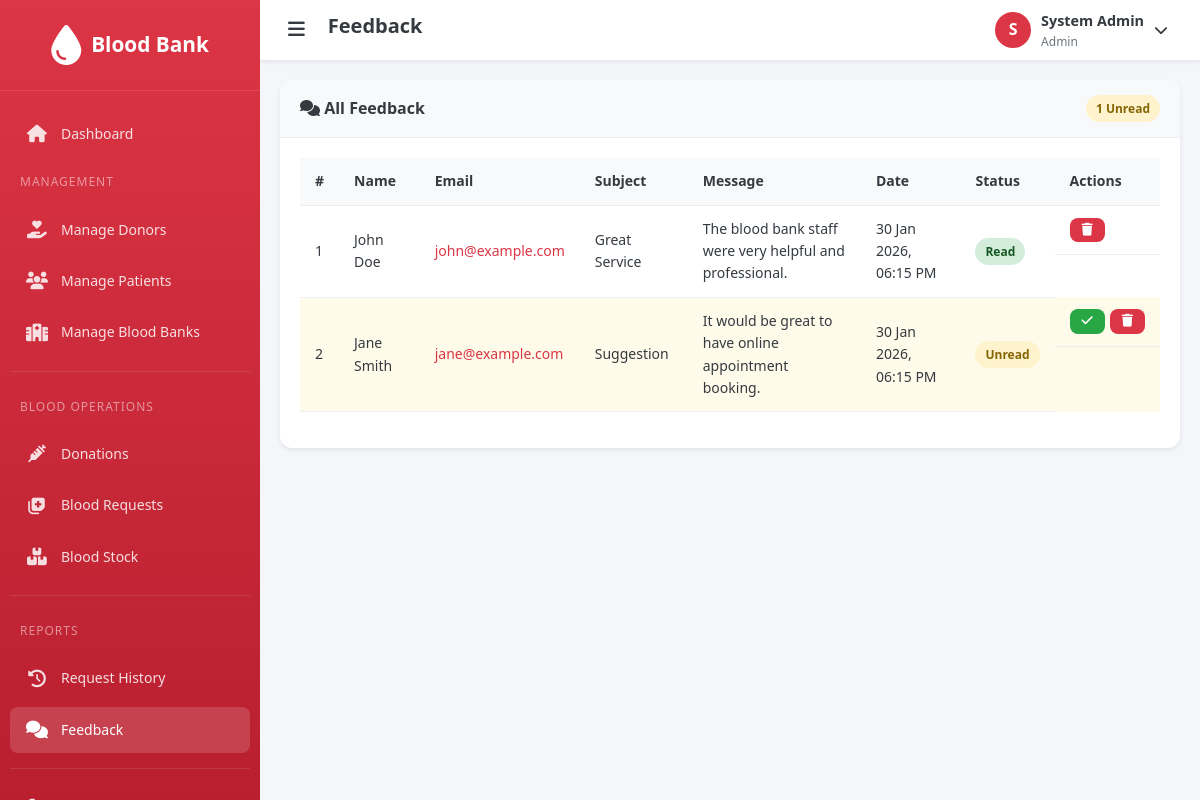
/admin/feedback.php (signed in), run on the app's committed database.
### tables this page shows
CREATE TABLE feedback (
    id INT PRIMARY KEY AUTO_INCREMENT,
    name VARCHAR(100) NOT NULL,
    email VARCHAR(100) NOT NULL,
    subject VARCHAR(200),
    message TEXT NOT NULL,
    status ENUM('unread', 'read') DEFAULT 'unread',
    created_at TIMESTAMP DEFAULT CURRENT_TIMESTAMP
);

### config/functions.php (called while the page is built, shortened)
<?php
function formatDateTime($datetime) {
    return date('d M Y, h:i A', strtotime($datetime));
}
?>

### admin/feedback.php (the view, shortened to what this page needs)
<?php
require_once '../includes/header.php';
$feedbackQuery = "SELECT * FROM feedback ORDER BY created_at DESC";
$feedbacks = mysqli_fetch_all(mysqli_query($conn, $feedbackQuery), MYSQLI_ASSOC);
$unreadCount = 0;
foreach ($feedbacks as $f) {
    if ($f['status'] === 'unread') $unreadCount++;
}
require_once '../includes/admin_sidebar.php';
?>
<div class="card">
    <div class="card-header">
        <h3><i class="fas fa-comments"></i> All Feedback</h3>
        <span class="badge badge-warning"><?php echo $unreadCount; ?> Unread</span>
    </div>
    <div class="card-body">
        <?php if (count($feedbacks) > 0): ?>
            <div class="table-responsive">
                <table class="table">
                    <thead>
                        <tr>
                            <th>#</th>
                            <th>Name</th>
                            <th>Email</th>
                            <th>Subject</th>
                            <th>Message</th>
                            <th>Date</th>
                            <th>Status</th>
                            <th>Actions</th>
                        </tr>
                    </thead>
                    <tbody>
                        <?php foreach ($feedbacks as $index => $feedback): ?>
                            <tr style="<?php echo $feedback['status'] === 'unread' ? 'background: #fffbea;' : ''; ?>">
                                <td><?php echo $index + 1; ?></td>
                                <td><?php echo htmlspecialchars($feedback['name']); ?></td>
                                <td><a href="mailto:<?php echo htmlspecialchars($feedback['email']); ?>"><?php echo htmlspecialchars($feedback['email']); ?></a></td>
                                <td><?php echo htmlspecialchars($feedback['subject'] ?? 'N/A'); ?></td>
                                <td style="max-width: 300px;"><?php echo htmlspecialchars(substr($feedback['message'], 0, 100)); ?><?php echo strlen($feedback['message']) > 100 ? '...' : ''; ?></td>
                                <td><?php echo formatDateTime($feedback['created_at']); ?></td>
                                <td>
                                    <span class="badge <?php echo $feedback['status'] === 'read' ? 'badge-success' : 'badge-warning'; ?>">
                                        <?php echo ucfirst($feedback['status']); ?>
                                    </span>
                                </td>
                                <td class="action-btns">
                                    <?php if ($feedback['status'] === 'unread'): ?>
                                        <a href="feedback.php?mark_read=<?php echo $feedback['id']; ?>" class="btn btn-sm btn-success" title="Mark as Read">
                                            <i class="fas fa-check"></i>
                                        </a>
                                    <?php endif; ?>
                                    <a href="feedback.php?delete=<?php echo $feedback['id']; ?>" class="btn btn-sm btn-danger"
                                       data-confirm-delete="Are you sure you want to delete this feedback?" title="Delete">
                                        <i class="fas fa-trash"></i>
                                    </a>
                                </td>
                            </tr>
                        <?php endforeach; ?>
                    </tbody>
                </table>
            </div>
        <?php endif; ?>
    </div>
</div>
    </div>
</main>
<?php require_once '../includes/footer.php'; ?>

### assets/css/style.css (style rules this page uses)
:root { --primary-color: #dc3545; --primary-dark: #c82333; --primary-light: #f8d7da; --secondary-color: #6c757d; --success-color: #28a745; --warning-color: #ffc107; --danger-color: #dc3545; --info-color: #17a2b8; --light-color: #f8f9fa; --dark-color: #343a40; --white: #ffffff; --black: #000000; --sidebar-width: 260px; --header-height: 60px; --shadow-sm: 0 2px 4px rgba(0, 0, 0, 0.08); --shadow-md: 0 4px 12px rgba(0, 0, 0, 0.12); --shadow-lg: 0 8px 24px rgba(0, 0, 0, 0.16); --border-radius: 8px; --border-radius-lg: 12px; --transition: all 0.3s ease; --font-family: "Segoe UI", Tahoma, Geneva, Verdana, sans-serif; }
* { margin: 0; padding: 0; box-sizing: border-box; }
html { scroll-behavior: smooth; }
body { font-family: var(--font-family); font-size: 14px; line-height: 1.6; color: var(--dark-color); background-color: #f4f6f9; min-height: 100vh; }
a { text-decoration: none; color: var(--primary-color); transition: var(--transition); }
h1, h2, h3, h4, h5, h6 { font-weight: 600; line-height: 1.3; margin-bottom: 0.5rem; }
h3 { font-size: 1.5rem; }
.card { background: var(--white); border-radius: var(--border-radius-lg); box-shadow: var(--shadow-sm); margin-bottom: 20px; overflow: hidden; }
.card-header { padding: 15px 20px; border-bottom: 1px solid #eee; display: flex; align-items: center; justify-content: space-between; background: var(--light-color); }
.card-header h3 { font-size: 1rem; margin: 0; }
.card-body { padding: 20px; }
.table-responsive { overflow-x: auto; }
.table { width: 100%; border-collapse: collapse; margin-bottom: 1rem; }
.table th, .table td { padding: 12px 15px; text-align: left; border-bottom: 1px solid #eee; }
.table th { background: var(--light-color); font-weight: 600; color: var(--dark-color); white-space: nowrap; }
.table .action-btns { display: flex; gap: 5px; }
.btn { display: inline-flex; align-items: center; justify-content: center; gap: 8px; padding: 10px 20px; font-size: 0.9rem; font-weight: 500; border: none; border-radius: var(--border-radius); cursor: pointer; transition: var(--transition); font-family: inherit; text-align: center; }
.btn-success { background: var(--success-color); color: var(--white); }
.btn-danger { background: var(--danger-color); color: var(--white); }
.btn-sm { padding: 6px 12px; font-size: 0.8rem; }
.badge { display: inline-flex; align-items: center; padding: 4px 10px; font-size: 0.75rem; font-weight: 600; border-radius: 20px; text-transform: capitalize; }
.badge-success { background: #d4edda; color: #155724; }
.badge-warning { background: #fff3cd; color: #856404; }

### data on the page
feedback: name "John Doe", email "john@example.com", subject "Great Service", message "The blood bank staff were very helpful and professional.", created_at "30 Jan 2026, 06:15 PM", status "Read"
feedback: name "Jane Smith", email "jane@example.com", subject "Suggestion", message "It would be great to have online appointment booking.", created_at "30 Jan 2026, 06:15 PM", status "Unread"

### other printed values
$pageTitle "Feedback"
$userInitial "S"
getUserName() "System Admin"
getUserRole() "Admin"
$unreadCount "1"
